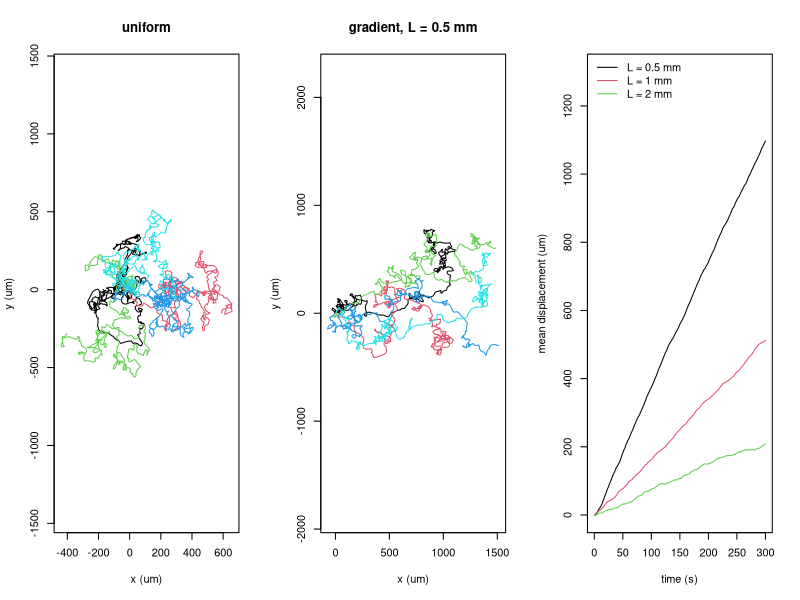

The R source for this figure:
# Run-and-tumble chemotaxis in two dimensions with an adapting MWC receptor cluster
# (same model and parameters as run-and-tumble.py), base R.
set.seed(7)
N <- 6; KI <- 18e-3; KA <- 3.0; alpha <- 1.7; m0 <- 1.0
v <- 20; Dr <- 0.1; lam0 <- 1.0; a0 <- 1 / 3; kmeth <- 0.1; dt <- 0.05

act <- function(m, cc) 1 / (1 + exp(N * (alpha * (m0 - m) + log((1 + cc / KI) / (1 + cc / KA)))))
m_adapted <- function(cc) m0 + (log((1 + cc / KI) / (1 + cc / KA)) - log(1 / a0 - 1) / N) / alpha

simulate <- function(ncell, T, L = NA, c0 = 0.1) {
  conc <- if (is.na(L)) function(x) rep(c0, length(x)) else function(x) c0 * exp(x / L)
  x <- numeric(ncell); y <- numeric(ncell); th <- runif(ncell, 0, 2 * pi)
  m <- m_adapted(conc(x))
  steps <- round(T / dt)
  X <- matrix(0, steps, ncell); Y <- matrix(0, steps, ncell)
  for (i in seq_len(steps)) {
    a <- act(m, conc(x))
    m <- m + dt * kmeth * (a0 - a)
    tumble <- runif(ncell) < lam0 * (a / a0)^3 * dt
    turn <- rnorm(ncell, 68, 25) * pi / 180 * sample(c(-1, 1), ncell, replace = TRUE)
    th <- th + ifelse(tumble, turn, 0) + sqrt(2 * Dr * dt) * rnorm(ncell)
    x <- x + (!tumble) * v * cos(th) * dt
    y <- y + (!tumble) * v * sin(th) * dt
    X[i, ] <- x; Y[i, ] <- y
  }
  list(X = X, Y = Y)
}

op <- par(mfrow = c(1, 3))
for (L in c(NA, 500)) {
  s <- simulate(5, 400, L)
  matplot(s$X, s$Y, type = "l", lty = 1, asp = 1, xlab = "x (um)", ylab = "y (um)",
          main = if (is.na(L)) "uniform" else "gradient, L = 0.5 mm")
}
Ls <- c(500, 1000, 2000)
speeds <- numeric(3)
plot(NULL, xlim = c(0, 300), ylim = c(0, 1300), xlab = "time (s)", ylab = "mean displacement (um)")
for (k in 1:3) {
  s <- simulate(400, 300, Ls[k])
  t <- (seq_len(nrow(s$X))) * dt
  mx <- rowMeans(s$X)
  lines(t, mx, col = k)
  speeds[k] <- coef(lm(mx[t > 60] ~ t[t > 60]))[2]
}
legend("topleft", legend = paste("L =", Ls / 1000, "mm"), col = 1:3, lty = 1, bty = "n")
par(op)
print(data.frame(L_mm = Ls / 1000, drift_um_per_s = speeds))
